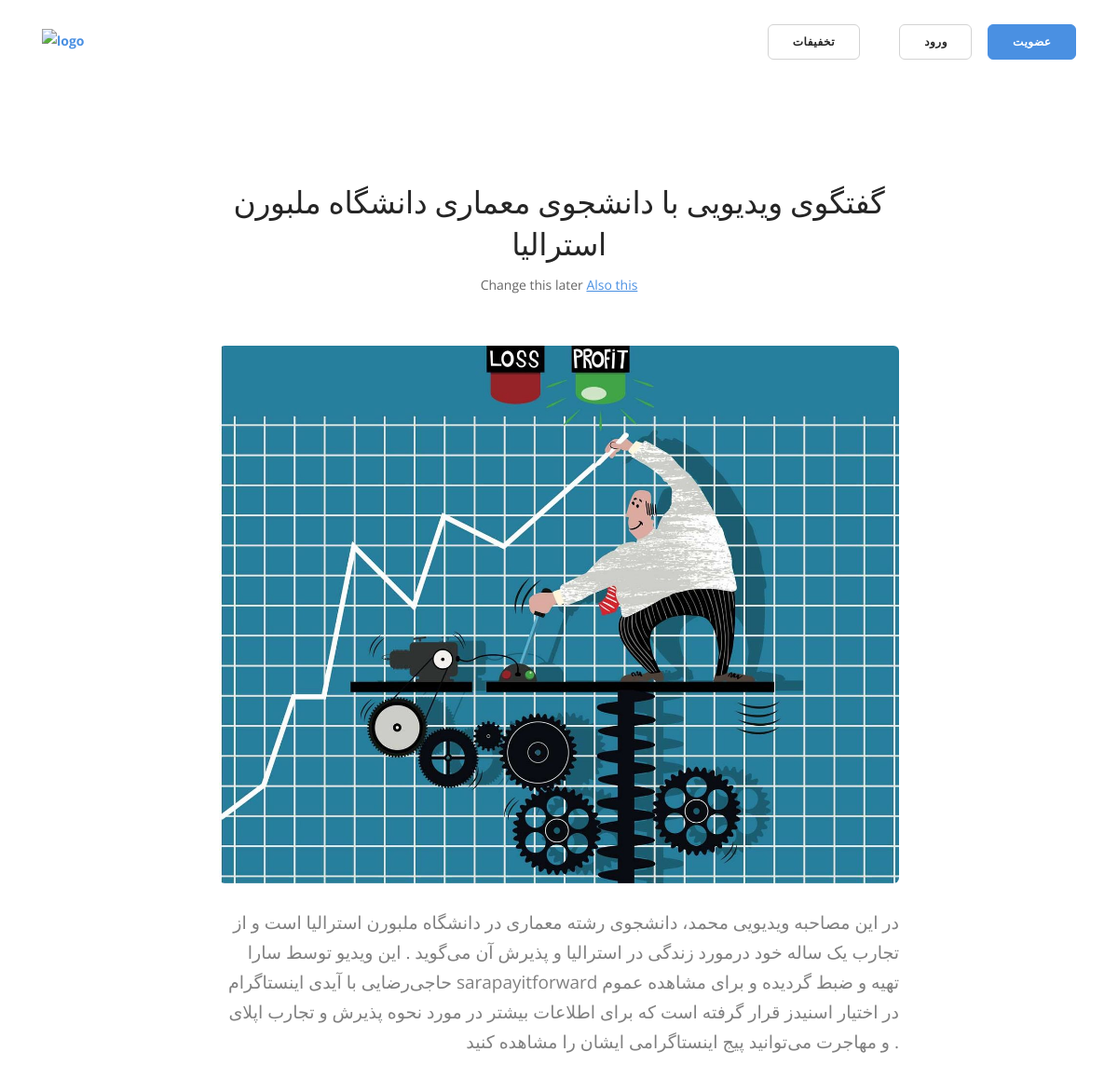
/posts/1, run on the app's committed database.
### website/models.py (models this page shows, shortened)
class Post(models.Model):
    author = models.ForeignKey('auth.User', on_delete=models.CASCADE)
    title = models.CharField(max_length=200)
    text = models.TextField()
    topic = models.ForeignKey(Topic, on_delete=models.CASCADE, related_name='posts')
    post_image = models.ImageField(upload_to="website/post_images", blank=True)

### website/views.py (the view)
# urls.py: path('posts/<int:pk>', views.get_post, name="posts"),
def get_post (request , pk) :
    post = get_object_or_404(Post, pk=pk)
    return render(request, 'website/post.html' , context={"post" :post})

### templates/website/post.html (shortened to what this page needs)
<!doctype html>
{% extends 'website/../bases/base.html' %}
{% load static %}
{% block main_content %}
    <body data-smooth-scroll-offset="77">
    <div class="main-container">
        <section class="text-right">
            <div class="container">
                <div class="row justify-content-center">
                    <div class="col-md-10 col-lg-8">
                        <article>
                            <div class="article__title text-center">
                                <h1 class="h2">{{ post.title }}</h1> <span>Change this later </span><span><a
                                    href="#">Also this</a></span></div>
                            <div class="article__body"><img alt="Image" src="{{ post.post_image.url }}">
                                <p> {{ post.text }}</p>
                            </div>
                        </article>
                    </div>
                </div>
            </div>
        </section>
    </div>
{% endblock main_content %}

### data on the page
Post: title "گفتگوی ویدیویی با دانشجوی معماری دانشگاه ملبورن استرالیا", post_image (picture), text "در این مصاحبه ویدیویی محمد، دانشجوی رشته معماری در دانشگاه ملبورن استرالیا است و از تجارب یک ساله خود درمورد زندگی در استرالیا و پذیرش آن می‌گوید . این ویدیو توسط سارا حاجی‌رضایی با آیدی اینستاگرام sarapayitforward تهیه و ضبط گردیده و برای مشاهده عموم در اختیار اسنیدز قرار گرفته است که برای اطلاعات بیشتر در مورد نحوه پذیرش و تجارب اپلای و مهاجرت می‌توانید پیج اینستاگرامی ایشان را مشاهده کنید ."
